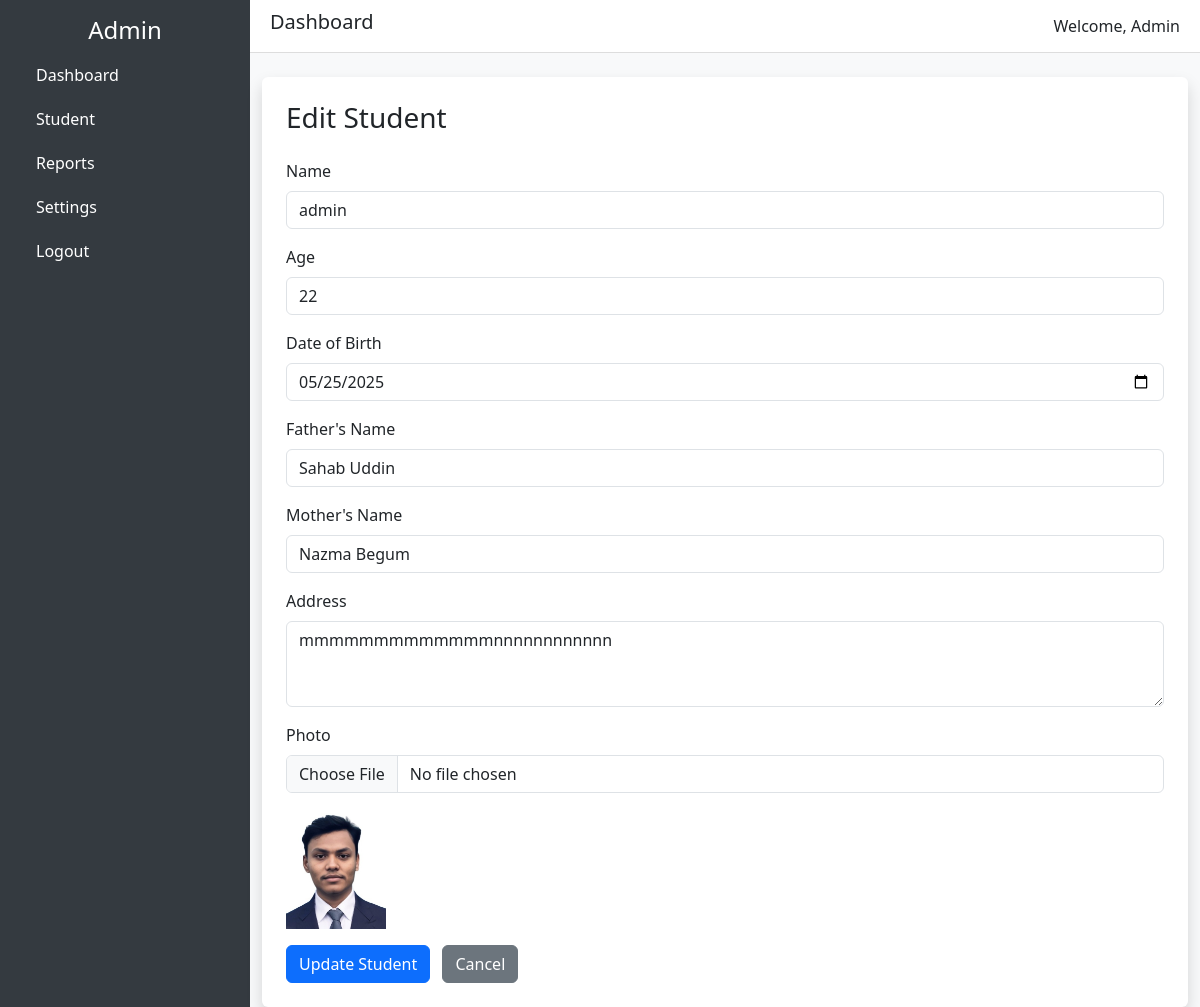
/student/3/edit/, run on the app's committed database.
### myApp/models.py (models this page shows)
class studentmodel(models.Model):
    name=models.CharField(max_length=100)
    age=models.IntegerField()
    date_of_birth=models.DateField()
    father_name=models.CharField(max_length=100)
    mother_name=models.CharField(max_length=100)
    address=models.TextField()
    img=models.ImageField(upload_to='student_photos/')

### myApp/views.py (the view, shortened to what this page needs)
# urls.py: path('student/<int:id>/edit/', student_edit, name='student_edit'),
def student_edit(request, id):
    student = get_object_or_404(studentmodel, id=id)
    return render(request, 'student/edit.html', {'student': student})

### template/student/edit.html (shortened to what this page needs)
{% extends "dashboard.html" %}
{% block content %}
<form method="post" enctype="multipart/form-data" class="p-4 bg-white shadow rounded" >
  <h3 class="mb-4">Edit Student</h3>
  <div class="mb-3">
    <label for="id_name" class="form-label">Name</label>
    <input type="text" name="name" id="id_name" class="form-control" placeholder="Enter full name" value="{{ student.name }}">
  </div>
  <div class="mb-3">
    <label for="id_age" class="form-label">Age</label>
    <input type="number" name="age" id="id_age" class="form-control" placeholder="Enter age" value="{{ student.age }}">
  </div>
  <div class="mb-3">
    <label for="id_date_of_birth" class="form-label">Date of Birth</label>
<input type="date" name="date_of_birth" id="id_date_of_birth" class="form-control" value="{{ student.date_of_birth|date:'Y-m-d' }}">
  </div>
  <div class="mb-3">
    <label for="id_father_name" class="form-label">Father's Name</label>
    <input type="text" name="father_name" id="id_father_name" class="form-control" placeholder="Enter father's name" value="{{ student.father_name }}">
  </div>
  <div class="mb-3">
    <label for="id_mother_name" class="form-label">Mother's Name</label>
    <input type="text" name="mother_name" id="id_mother_name" class="form-control" placeholder="Enter mother's name" value="{{ student.mother_name }}">
  </div>
  <div class="mb-3">
    <label for="id_address" class="form-label">Address</label>
    <textarea name="address" id="id_address" class="form-control" placeholder="Enter address" rows="3">{{ student.address }}</textarea>
  </div>
  <div class="mb-3">
    <label for="id_img" class="form-label">Photo</label>
    <input type="file" name="img" id="id_img" class="form-control">
    {% if student.img %}
      <img src="{{ student.img.url }}" alt="Current photo" width="100" class="mt-2">
    {% endif %}
  </div>
  <button type="submit" class="btn btn-primary">Update Student</button>
  <a href="{% url 'student' %}" class="btn btn-secondary ms-2">Cancel</a>
</form>
{% endblock %}

### template/dashboard.html (style rules this page uses)
body { min-height: 100vh; display: flex; }

### data on the page
studentmodel: name "admin", age "22", date_of_birth "05/25/2025", father_name "Sahab Uddin", mother_name "Nazma Begum", address "mmmmmmmmmmmmmnnnnnnnnnnnn", img (picture)
